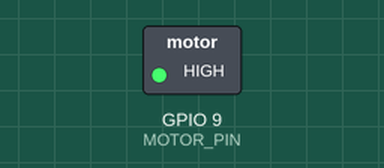
This sketch was run on a simulated ESP32-S3. Parts: switched loads named in the sketch (green lamp = pin HIGH).

Above: at 0.05 s.
At 2.35 s:
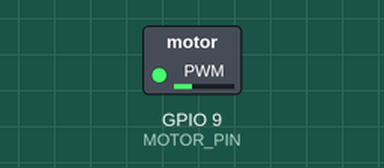
At 2.6 s:
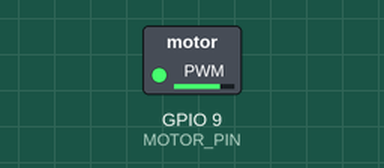
At 4.7 s:
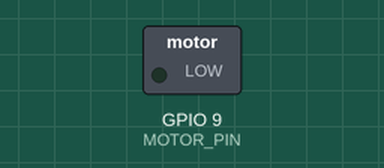
Timing chart, 0 to 6.1 s (numbered marks = the images above):
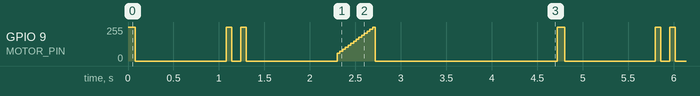

Measured:
- by itself, GPIO 9 (MOTOR_PIN): moves between 0/255 and 255/255, repeating every 4.7 s

The sketch:

example.ino
```cpp
// Drive the 1027 coin vibration motor from an Arduino PWM pin (D9) via a transistor to produce single/double taps and a soft ramping vibration pattern.
//
// Buy this module: https://shillehtek.com/products/coin-vibration-motor-1027-arduino-esp32
// Full manual: https://shillehtek.com/blogs/shillehtek-product-manuals/coin-vibration-motor-1027-arduino-esp32-manual
// More examples: https://github.com/shillehbean/shillehtek-examples
//

// 1027 coin motor through a transistor on D9 (PWM).
// Motor powered from 3.3V; duty values here assume that rail.

const int MOTOR_PIN = 9;

void buzz(int strength, int ms) {   // strength 0-255
  analogWrite(MOTOR_PIN, strength);
  delay(ms);
  analogWrite(MOTOR_PIN, 0);
}

void setup() {
  pinMode(MOTOR_PIN, OUTPUT);
}

void loop() {
  // Single tap
  buzz(255, 80);
  delay(1000);

  // Double tap
  buzz(255, 60); delay(100); buzz(255, 60);
  delay(1000);

  // Soft ramp (phone-style)
  for (int p = 60; p <= 255; p += 15) {
    analogWrite(MOTOR_PIN, p);
    delay(30);
  }
  analogWrite(MOTOR_PIN, 0);
  delay(2000);
}
```
